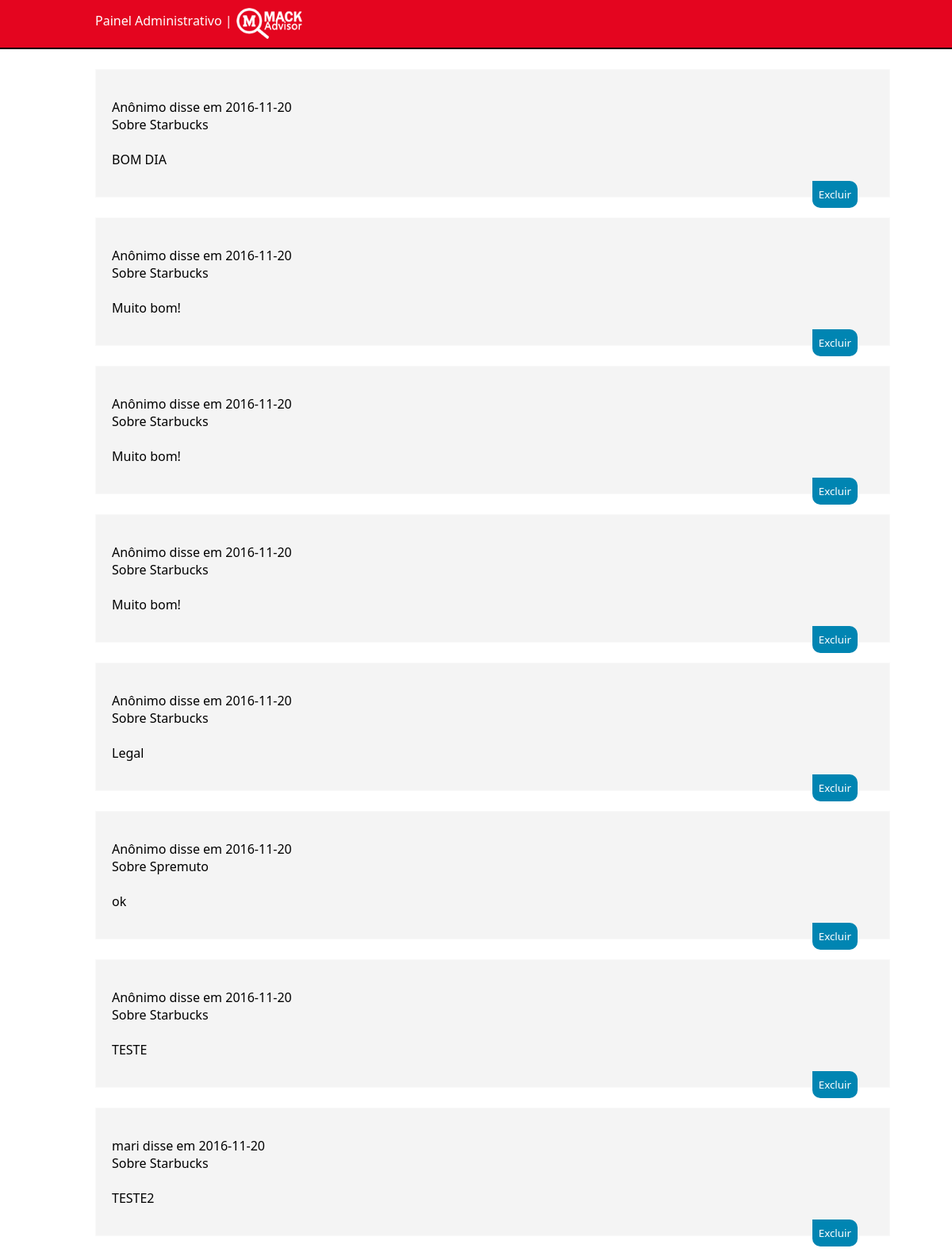
The app's page /admin.php with its own data.
### tables this page shows
CREATE TABLE IF NOT EXISTS `comentarios` (
  `usuario` varchar(100) NOT NULL,
  `data` date NOT NULL,
  `comentario` varchar(2000) NOT NULL,
  `local` varchar(100) NOT NULL
);

### admin.php (the view, shortened to what this page needs)
 <header id="cabecalhoPg" style="height:40px;">
            <div class="containerCabecalho">
       <span style="float:left;display:inline-block;margin-top:5px;color:#fff;">Painel Administrativo | </span><a style="float:left;display:inline-block;margin-left:5px;" href="index.html"><img class="logo" src="imagens/mackLogo.png" alt="Mack-Advisor" width="83" height="39"/></a>
            </div>
            </header>
 <html>
	<head>
		<link rel="stylesheet" type="text/css" href="estilo.css">
	</head>
	<body>
	    <div class="containerTudo">
 <?php
 include "conecta_mysql.php";
    $sql = "SELECT usuario, data, comentario, local FROM comentarios";
    $resultado1 = mysqli_query($conexao,$sql) or die("Não foi possível executar a SQL: ".mysqli_error());
   if($resultado1){
      while ($row = mysqli_fetch_array($resultado1)){
      		if ($row["usuario"]==""){
      			$row["usuario"]="Anônimo";
      		}
            echo $lista_comentarios = "<div class='containerComentario'><p>".$row["usuario"]." disse em ".$row["data"]."<br>Sobre ".$row["local"]."<br><br>".$row["comentario"]."</p>
                                        <form method='post' action='deleta.php' id='formdeleta' name='formdeleta'>
                                        <input name='usuario' type='hidden' id='usuario' value=".$row["usuario"].">
                                        <input name='data' type='hidden' id='data' value=".$row["data"].">
                                        <input name='comentario' type='hidden' id='comentario' value=".$row["comentario"].">
                                        <input name='local' type='hidden' id='local' value=".$row["local"].">
                                        <input name='excluir' type='submit' id='excluir' value='Excluir'>
                                        </form></div>";
       }
    }
?>
    </div>
</body>
</html>

### estilo.css (style rules this page uses)
* { font-family: Segoe, "Segoe UI", "DejaVu Sans", "Trebuchet MS", Verdana, sans-serif; }
body { margin:0 auto; }
header { border-bottom:2px solid #000; height: 50px; padding-bottom:15px; width:80%; margin:0 auto; }
.logo { display: block; float:left; margin-bottom: 1em; }
a { text-decoration:none; }
#excluir, #avaliar { background-color:#ccc; padding:8px; }
.containerCabecalho { width:80%; margin:0 auto; }
#cabecalhoPg { background-color:#E4051F; width:100%; height: 90px; padding:10px 0; margin-bottom: 25px; }
.containerTudo { margin:0 auto; width:80%; }
.containerComentario { padding:20px; background-color: #F4F4F4; border:1px solid #f9f9f9; margin-bottom: 25px; width:100%; }
#excluir { -webkit-border-radius: 10px; -webkit-border-top-left-radius: 0; -moz-border-radius: 10px; -moz-border-radius-topleft: 0; border-radius: 10px; border-top-left-radius: 0; background-color: #0085B2; color:#fff; float:right; margin-right: 20px; border:none; }

### records on screen
comentarios: usuario "Anônimo", data "2016-11-20", local "Starbucks", comentario "BOM DIA"
comentarios: usuario "Anônimo", data "2016-11-20", local "Starbucks", comentario "Muito bom!"
comentarios: usuario "Anônimo"
comentarios: usuario "Anônimo"
comentarios: usuario "Anônimo", data "2016-11-20", local "Starbucks", comentario "Legal"
comentarios: usuario "Anônimo", data "2016-11-20", local "Spremuto", comentario "ok"
comentarios: usuario "Anônimo", data "2016-11-20", local "Starbucks", comentario "TESTE"
comentarios: usuario "mari", data "2016-11-20", local "Starbucks", comentario "TESTE2"
